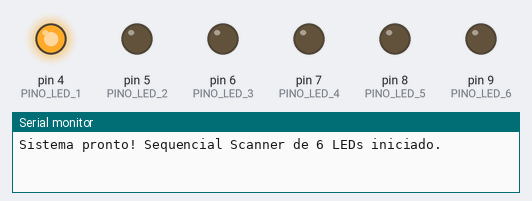
Recording of a sketch running on a simulated Arduino Uno, built with avr-gcc and run on an emulated ATmega328P. On the bench: output pins drawn as LEDs (lit = HIGH), the last lines printed to the serial monitor.

Above: at 0.04 s.
At 0.67 s:
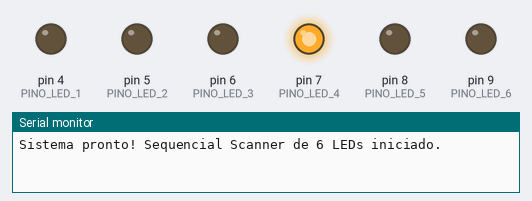
At 1.03 s:
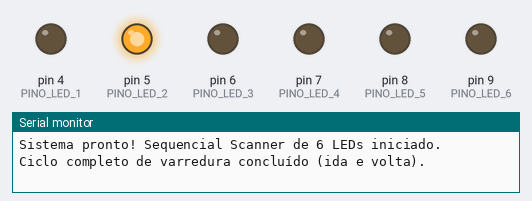
At 1.48 s:
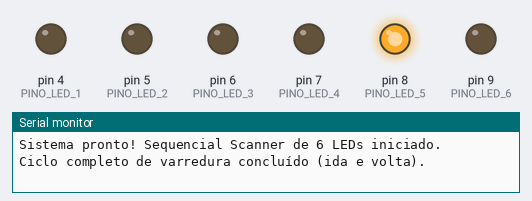
At 2.29 s:
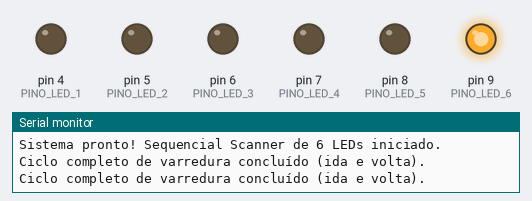
At 2.92 s:
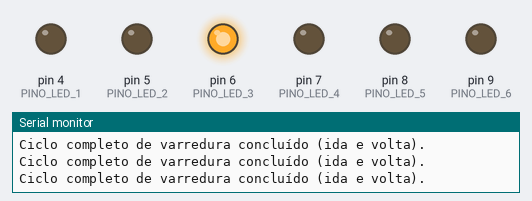
Timing chart, 0 to 3.2 s (numbered marks = the images above):
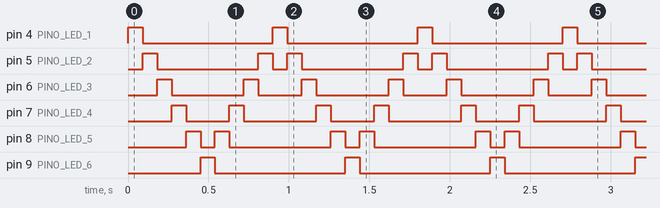

Measured:
- by itself, pin 4 (PINO_LED_1), pin 9 (PINO_LED_6): alternates HIGH for 0.09 s and LOW for 0.81 s
- by itself, pin 5 (PINO_LED_2): repeats every 0.90 s: LOW 0.63 s, HIGH 0.09 s, LOW 0.09 s, HIGH 0.09 s
- by itself, pin 6 (PINO_LED_3): repeats every 0.90 s: LOW 0.45 s, HIGH 0.09 s, LOW 0.27 s, HIGH 0.09 s
- by itself, pin 7 (PINO_LED_4): repeats every 0.90 s: LOW 0.27 s, HIGH 0.09 s, LOW 0.45 s, HIGH 0.09 s
- by itself, pin 8 (PINO_LED_5): repeats every 0.90 s: LOW 0.09 s, HIGH 0.09 s, LOW 0.63 s, HIGH 0.09 s

The sketch:

p10_sequencial_leds_scanner.ino
```cpp
/*
 * Projeto 10: Sequencial de LEDs (Efeito Scanner)
 * O que faz: Acende 6 LEDs em sequência de ida e volta continuamente usando array e laço for.
 * Ligações: D4, D5, D6, D7, D8, D9 nos 6 LEDs (cada um com resistor de 220 Ω ao GND)
 * Bibliotecas: Nenhuma biblioteca extra
 * Material: 80 Projetos Arduino
 */

const byte PINO_LED_1 = 4; // LED 1 da fileira
const byte PINO_LED_2 = 5; // LED 2 da fileira
const byte PINO_LED_3 = 6; // LED 3 da fileira
const byte PINO_LED_4 = 7; // LED 4 da fileira
const byte PINO_LED_5 = 8; // LED 5 da fileira
const byte PINO_LED_6 = 9; // LED 6 da fileira

const byte PINOS_LEDS[6] = {
  PINO_LED_1, PINO_LED_2, PINO_LED_3, PINO_LED_4, PINO_LED_5, PINO_LED_6
};

const unsigned int VELOCIDADE_MS = 90; // AJUSTE AQUI: menor valor = scanner mais rápido

void piscarPasso(byte indice) {
  digitalWrite(PINOS_LEDS[indice], HIGH);
  delay(VELOCIDADE_MS);
  digitalWrite(PINOS_LEDS[indice], LOW);
}

void setup() {
  Serial.begin(9600);
  for (byte i = 0; i < 6; i++) {
    pinMode(PINOS_LEDS[i], OUTPUT);
    digitalWrite(PINOS_LEDS[i], LOW);
  }
  Serial.println(F("Sistema pronto! Sequencial Scanner de 6 LEDs iniciado."));
}

void loop() {
  // Ida: do LED 0 até o LED 5
  for (byte i = 0; i < 6; i++) {
    piscarPasso(i);
  }
  // Volta: do LED 4 até o LED 1 (sem repetir as pontas)
  for (int i = 4; i >= 1; i--) {
    piscarPasso((byte)i);
  }
  Serial.println(F("Ciclo completo de varredura concluído (ida e volta)."));
}
```
